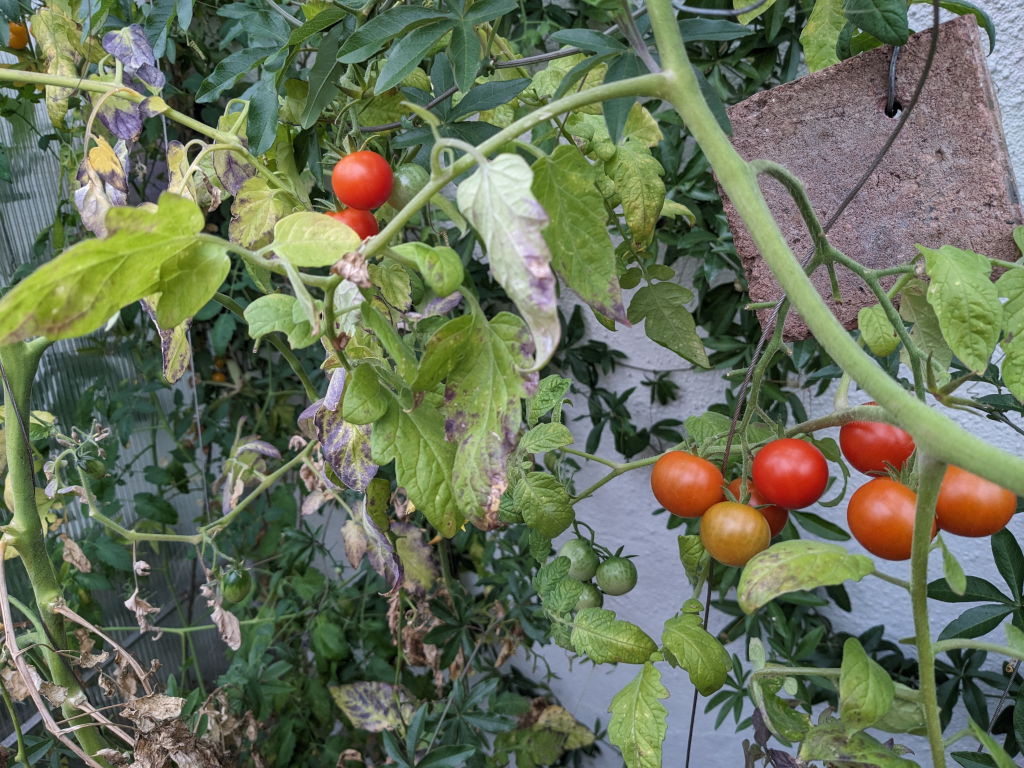
#> input picture tomaten.png, 1024 x 768 px
$ python tomatenlesen.py
#> lines starting #> are read from the running program, lines starting #| are printed output that depends on the picture
#!/usr/bin/env python3
# -*- coding: utf-8 -*-
"""
Created on Fri Oct  6 10:14:14 2023

@author: fbo
"""
import skimage as ski                     #Eine praktische Bibliothek zum arbeiten mit Bildaten
import matplotlib.pyplot as plt           #Eine Bibliothek zum Erstellen von Plots

#Lade das Bild mit den Tomaten
tomatenbild = ski.io.imread("tomaten.png")
#> tomatenbild is the input picture: shape (768, 1024, 3); mean R, G, B 104.9, 113.9, 90.3

########Das Bild anzeigen
plt.figure("Ganzes Bild")   #Erzeuge eine neue Grafik /"Figure"
imgplot = plt.imshow(tomatenbild) #Füge das Bild zu der zuletzt erzeugten Figure hinzu
plt.show()  #zeige die Figure an

# Einen Ausschnitt aus dem Bild in eine separate tabelle kopieren
minX=767
maxX=minX+30
minY=446
maxY=minY+30
subImage=tomatenbild[ minY:maxY, minX:maxX ] # mit den Eckigen klammern kann ein Bereich angegeben werden, der ausgewählt wird.
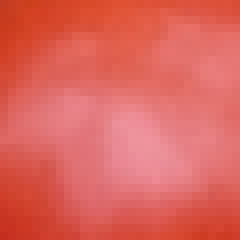
#> subImage: shape (30, 30, 3) (shown 8 times larger); mean R, G, B 222.2, 100.6, 93.3

#Den Ausschnitt anzeigen
plt.figure("Ausschnitt Tomate")
imgplot = plt.imshow(subImage)
plt.show()

figure=plt.figure("Histogramm der Rotwerte")
rotWerte=subImage[:,:,0].ravel()# die Histogrammfunktion braucht ein Array mit nur einer Zeile, keine Tabelle. "Ravel" wandelt das um
#> rotWerte = 900 values, max 239 at index 528, min 193 at index 0, mean 222.2
plt.hist(rotWerte)

# Der Plot bekommt noch ein paar Beschriftungen
plt.title('Histogramm der Rotwerte')
plt.xlabel('Rot-intensität')
plt.xlim([0,255])
plt.ylabel('Anzahl')
plt.show()
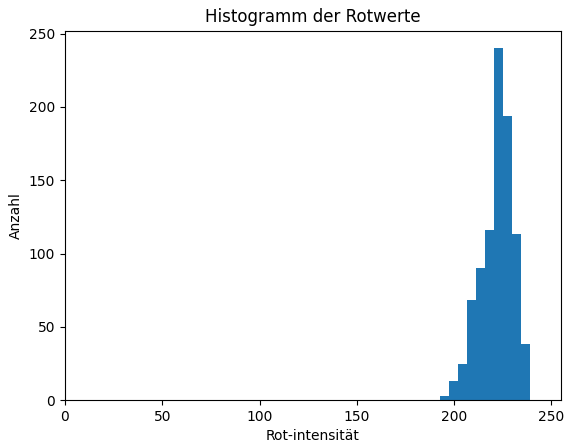
#> figure drawn by matplotlib, 1 panel; tallest bar 240 high, from x = 220.6 to 225.2
